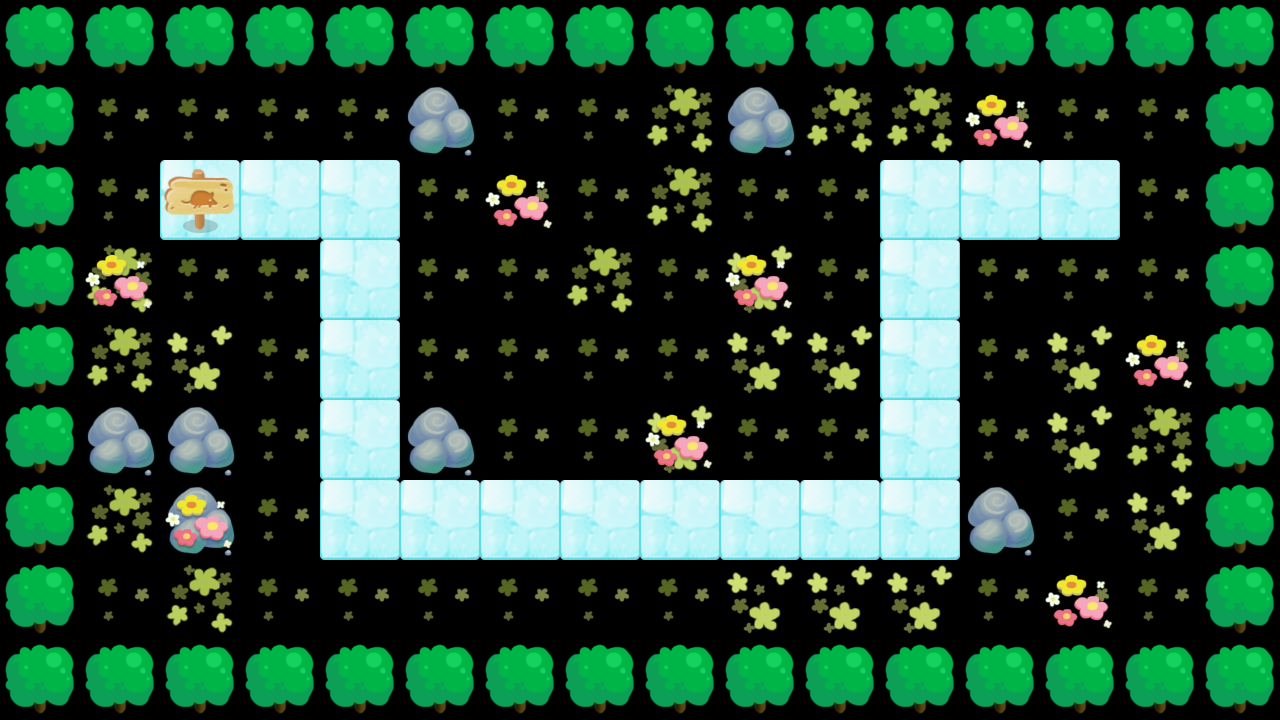

Tiled map render using the project's own tile images. Description and the map definition, with tile-layer contents summarised, below:
An orthogonal 16x9 tile map with 80x80 px tiles, 2 tile layers (roads, trees), 1 hidden layer not drawn and 6 objects (point1, point2, point3, point4, point5, ...).

<map version="1.0" tiledversion="1.1.5" orientation="orthogonal" renderorder="right-down" width="16" height="9" tilewidth="80" tileheight="80" infinite="0" nextobjectid="38">
 <tileset firstgid="1" name="uielement" tilewidth="80" tileheight="80" tilecount="9" columns="3">
  <image source="uielement1.png" trans="ff00ff" width="240" height="241" />
  <tile id="0">
   <properties>
    <property name="name" value="wall1" />
    <property name="wall" value="true" />
   </properties>
  </tile>
  <tile id="1">
   <properties>
    <property name="name" value="wall2" />
    <property name="wall" value="true" />
   </properties>
  </tile>
  <tile id="2">
   <properties>
    <property name="name" value="wall3" />
    <property name="wall" value="true" />
   </properties>
  </tile>
  <tile id="3" probability="2">
   <properties>
    <property name="load" value="true" />
    <property name="name" value="road" />
   </properties>
  </tile>
  <tile id="5">
   <properties>
    <property name="tree" value="true" />
   </properties>
  </tile>
  <tile id="6">
   <properties>
    <property name="tree" value="true" />
   </properties>
  </tile>
  <tile id="7">
   <properties>
    <property name="tree" value="true" />
   </properties>
  </tile>
 </tileset>
 <layer name="Background" width="16" height="9" visible="0" locked="1">
  <data>[144 cells, 0 non-empty, 0 distinct tile ids]</data>
 </layer>
 <layer name="roads" width="16" height="9" locked="1">
  <data>[144 cells, 98 non-empty, 5 distinct tile ids]</data>
 </layer>
 <layer name="trees" width="16" height="9" locked="1">
  <data>[144 cells, 55 non-empty, 3 distinct tile ids]</data>
 </layer>
 <objectgroup name="Object-Player" visible="0" locked="1">
  <object id="30" name="point1" x="162" y="166" width="70" height="70" />
  <object id="31" name="point2" x="322" y="164" width="74" height="70" />
  <object id="32" name="point3" x="322" y="484" width="74" height="68" />
  <object id="33" name="point4" x="884" y="484" width="70" height="64" />
  <object id="34" name="point5" x="884" y="166" width="72" height="72" />
  <object id="35" name="point6" x="1044" y="162" width="74" height="78" />
 </objectgroup>
</map>